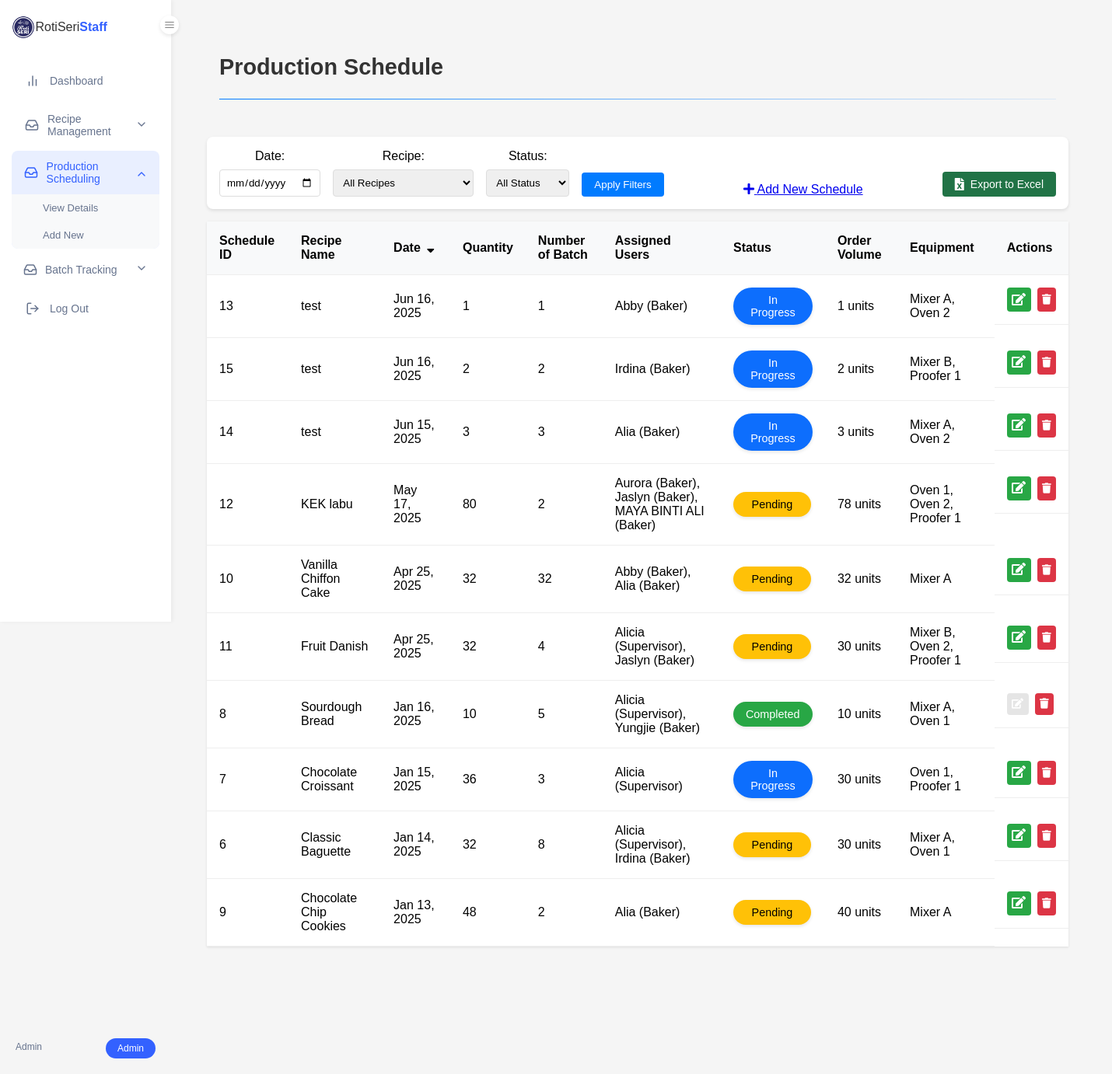
/view_schedules.php (signed in), run on the app's committed database.
### tables this page shows
CREATE TABLE `tbl_schedule` (
  `schedule_id` int(6) NOT NULL,
  `recipe_id` int(6) NOT NULL,
  `schedule_date` date NOT NULL,
  `schedule_quantityToProduce` int(6) NOT NULL,
  `schedule_orderVolumn` int(6) NOT NULL,
  `schedule_status` enum('Pending','In Progress','Completed','') NOT NULL DEFAULT 'Pending',
  `schedule_batchNum` int(3) NOT NULL
);

CREATE TABLE `tbl_recipe` (
  `recipe_id` int(6) NOT NULL,
  `recipe_name` varchar(100) NOT NULL,
  `recipe_category` varchar(100) NOT NULL,
  `recipe_batchSize` int(6) NOT NULL,
  `recipe_unitOfMeasure` varchar(50) NOT NULL,
  `recipe_instructions` text NOT NULL,
  `recipe_dateCreated` timestamp NOT NULL DEFAULT current_timestamp(),
  `recipe_dateUpdated` timestamp NOT NULL DEFAULT current_timestamp() ON UPDATE current_timestamp(),
  `image_path` varchar(255) DEFAULT NULL
);

### view_schedules.php (the view, shortened to what this page needs)
<?php
require_once 'config/db_connection.php';
$date_filter = $_GET['date'] ?? '';
$sort_by = $_GET['sort'] ?? 'schedule_date';
$sort_order = $_GET['order'] ?? 'DESC';
try {
    $query = "SELECT s.*, r.recipe_name,
              GROUP_CONCAT(DISTINCT CONCAT(u.user_fullName, ' (', u.user_role, ')') SEPARATOR ', ') as assigned_users,
              GROUP_CONCAT(DISTINCT e.equipment_name SEPARATOR ', ') as assigned_equipment
              FROM tbl_schedule s
              LEFT JOIN tbl_recipe r ON s.recipe_id = r.recipe_id
              LEFT JOIN tbl_schedule_assignments sa ON s.schedule_id = sa.schedule_id
              LEFT JOIN tbl_users u ON sa.user_id = u.user_id
              LEFT JOIN tbl_schedule_equipment se ON s.schedule_id = se.schedule_id
              LEFT JOIN tbl_equipments e ON se.equipment_id = e.equipment_id";
    $params = [];
    $query .= " GROUP BY s.schedule_id";
    $query .= " ORDER BY " . ($sort_by == 'schedule_orderVolumn' ? 's.schedule_orderVolumn' : "s.$sort_by") . " $sort_order";
    $stmt = $conn->prepare($query);
    $stmt->execute($params);
    $schedules = $stmt->fetchAll(PDO::FETCH_ASSOC);
} catch(PDOException $e) {
    $error_message = "Error: " . $e->getMessage();
}
function getSortLink($field, $current_sort, $current_order) {
    $new_order = ($current_sort === $field && $current_order === 'ASC') ? 'DESC' : 'ASC';
    $params = $_GET;
    $params['sort'] = $field;
    $params['order'] = $new_order;
    return '?' . http_build_query($params);
}
?>
<!DOCTYPE html>
<html lang="en">
<head>
    <link rel="stylesheet" href="css/style.css">
    <link rel="stylesheet" href="css/dashboard.css">
    <link rel="stylesheet" href="css/schedule.css">
    <link rel="stylesheet" href="https://cdnjs.cloudflare.com/ajax/libs/font-awesome/5.15.4/css/all.min.css">
</head>
<body>
    <?php include 'includes/dashboard_navigation.php'; ?>
    <main class="main-content">
        <div class="page-header">
            <h1>Production Schedule</h1>
            <div class="divider"></div>
        </div>
        <div class="schedule-container">
            <div class="filters">
                <form method="GET" class="filter-form">
                    <div class="filter-group">
                        <label>Date:</label>
                        <input type="date" name="date" value="<?php echo $date_filter; ?>">
                    </div>
                    <div class="filter-group">
                        <label>Recipe:</label>
                        <select name="recipe">
                            <option value="">All Recipes</option>
                        </select>
                    </div>
                    <div class="filter-group">
                        <label>Status:</label>
                        <select name="status">
                            <option value="">All Status</option>
                        </select>
                    </div>
                    <button type="submit" class="filter-btn">Apply Filters</button>
                </form>
                <?php if ($_SESSION['user_role'] !== 'Baker'): ?>
                    <a href="add_schedule.php" class="add-btn">
                        <i class="fas fa-plus"></i> Add New Schedule
                    </a>
                    <a href="export_schedules.php" class="export-btn">
                        <i class="fas fa-file-excel"></i> Export to Excel
                    </a>
                <?php endif; ?>
            </div>
            <div class="table-responsive">
                <table class="schedule-table">
                    <thead>
                        <tr>
                            <th>
                                <a href="<?php echo getSortLink('schedule_id', $sort_by, $sort_order); ?>" class="sort-link">
                                    Schedule ID
                                </a>
                            </th>
                            <th>
                                <a href="<?php echo getSortLink('recipe_name', $sort_by, $sort_order); ?>" class="sort-link">
                                    Recipe Name
                                </a>
                            </th>
                            <th>
                                <a href="<?php echo getSortLink('schedule_date', $sort_by, $sort_order); ?>" class="sort-link">
                                    Date
                                    <?php if ($sort_by === 'schedule_date'): ?>
                                        <i class="fas fa-sort-<?php echo $sort_order === 'ASC' ? 'up' : 'down'; ?>"></i>
                                    <?php endif; ?>
                                </a>
                            </th>
                            <th>Quantity</th>
                            <th>
                                <a href="<?php echo getSortLink('schedule_batchNum', $sort_by, $sort_order); ?>" class="sort-link">
                                    Number of Batch
                                </a>
                            </th>
                            <th>Assigned Users</th>
                            <th>
                                <a href="<?php echo getSortLink('schedule_status', $sort_by, $sort_order); ?>" class="sort-link">
                                    Status
                                </a>
                            </th>
                            <th>
                                <a href="<?php echo getSortLink('schedule_orderVolumn', $sort_by, $sort_order); ?>" class="sort-link">
                                    Order Volume
                                </a>
                            </th>
                            <th>Equipment</th>
                            <?php if ($_SESSION['user_role'] !== 'Baker'): ?>
                                <th>Actions</th>
                            <?php endif; ?>
                        </tr>
                    </thead>
                    <tbody>
                        <?php if (empty($schedules)): ?>
                            <tr>
                                <td colspan="8" class="no-records">No schedules found</td>
                            </tr>
                        <?php else: ?>
                            <?php foreach ($schedules as $schedule): ?>
                                <tr>
                                    <td><?php echo $schedule['schedule_id']; ?></td>
                                    <td><?php echo htmlspecialchars($schedule['recipe_name']); ?></td>
                                    <td><?php echo date('M d, Y', strtotime($schedule['schedule_date'])); ?></td>
                                    <td><?php echo $schedule['schedule_quantityToProduce']; ?></td>
                                    <td><?php echo $schedule['schedule_batchNum']; ?></td>
                                    <td><?php echo htmlspecialchars($schedule['assigned_users'] ?? 'No users assigned'); ?></td>
                                    <td>
                                        <span class="status-badge <?php echo strtolower(str_replace(' ', '-', $schedule['schedule_status'])); ?>">
                                            <?php echo $schedule['schedule_status']; ?>
                                        </span>
                                    </td>
                                    <td><?php echo htmlspecialchars($schedule['schedule_orderVolumn']) . " units"; ?></td>
                                    <td><?php echo htmlspecialchars($schedule['assigned_equipment'] ?? 'No equipment assigned'); ?></td>
                                    <?php if ($_SESSION['user_role'] !== 'Baker'): ?>
                                        <td class="actions">
                                            <?php if ($schedule['schedule_status'] !== 'Completed'): ?>
                                                <a href="edit_schedule.php?id=<?php echo $schedule['schedule_id']; ?>" class="btn edit-btn">
                                                    <i class="fas fa-edit"></i>
                                                </a>
                                            <?php else: ?>
                                                <button class="btn edit-btn" disabled style="opacity: 0.5; cursor: not-allowed;">
                                                    <i class="fas fa-edit"></i>
                                                </button>
                                            <?php endif; ?>
                                            <button class="delete-btn" onclick="deleteSchedule(<?php echo $schedule['schedule_id']; ?>)" title="Delete">
                                                <i class="fas fa-trash"></i>
                                            </button>
                                        </td>
                                    <?php endif; ?>
                                </tr>
                            <?php endforeach; ?>
                        <?php endif; ?>
                    </tbody>
                </table>
            </div>
        </div>
    </main>
</body>
</html>

### css/style.css (style rules this page uses)
* { margin: 0; padding: 0; box-sizing: border-box; font-family: Arial, sans-serif; }
body { background: linear-gradient(rgba(0, 0, 0, 0.6), rgba(0, 0, 0, 0.6)), url('../assets/images/banner.png'); background-size: cover; background-position: center; background-attachment: fixed; min-height: 100vh; color: white; display: flex; flex-direction: column; }
main { max-width: 1200px; margin: 8rem auto; text-align: center; padding: 0 1rem; flex: 1; }

### css/dashboard.css (style rules this page uses)
body { display: grid; grid-template-areas: "sidebar topbar" "sidebar main" "sidebar bottombar"; grid-template-columns: 250px 1fr; grid-template-rows: 50px 1fr auto; min-height: 100vh; background-color: white; position: relative; background-image: none; }
.main-content { grid-area: main; padding: 2rem 2rem 0 0; margin-top: 50px; margin-left: 0; width: calc(100% - 0px); transition: width 0.3s ease, margin-left 0.3s ease; padding-left: 0; display: block; }
.page-header { padding: 0 2rem; margin-bottom: 2rem; text-align: left; }
.page-header h1 { font-size: 1.8rem; color: #333; margin: 0; padding-bottom: 1rem; }
.divider { height: 1px; background: linear-gradient(to right, #007bff, rgba(0, 123, 255, 0.1)); margin-top: 0.5rem; width: 100%; align-self: flex-start; }
.edit-btn { background-color: #28a745; color: white; }
.delete-btn { background-color: #dc3545; color: white; }

### css/schedule.css (style rules this page uses)
.schedule-container { padding: 1rem; }
.filters { background: white; padding: 1rem; border-radius: 8px; box-shadow: 0 2px 4px rgba(0,0,0,0.1); margin-bottom: 1rem; display: flex; justify-content: space-between; align-items: flex-end; flex-wrap: wrap; gap: 1rem; }
.filter-form { display: flex; gap: 1rem; flex-wrap: wrap; align-items: flex-end; }
.filter-group { display: flex; flex-direction: column; gap: 0.5rem; }
.filter-group label { font-weight: 500; color: #000; }
.filter-group input, .filter-group select { padding: 0.5rem; border: 1px solid #ddd; border-radius: 4px; color: #000; }
.filter-btn { background: #007bff; color: white; border: none; border-radius: 4px; padding: 0.5rem 1rem; cursor: pointer; }
.schedule-table { width: 100%; border-collapse: collapse; background: white; box-shadow: 0 1px 3px rgba(0,0,0,0.1); color: #000; }
.schedule-table th, .schedule-table td { padding: 1rem; text-align: left; border-bottom: 1px solid #eee; color: #000; }
.schedule-table th { background: #f8f9fa; font-weight: 600; }
.sort-link { color: #000; text-decoration: none; display: flex; align-items: center; gap: 0.5rem; }
.status-badge { padding: 8px 16px; border-radius: 50px; font-size: 0.9rem; font-weight: 500; display: inline-block; text-align: center; min-width: 100px; box-shadow: 0 2px 4px rgba(0, 0, 0, 0.1); }
.status-badge.pending { background-color: #ffc107; color: #000; }
.status-badge.in-progress { background-color: #0d6efd; color: #fff; }
.status-badge.completed { background-color: #28a745; color: #fff; }
.actions { display: flex; gap: 0.5rem; }
.edit-btn, .delete-btn { padding: 0.4rem; border: none; border-radius: 4px; cursor: pointer; color: white; }
.edit-btn { background: #28a745; }
.delete-btn { background: #dc3545; }
.btn.edit-btn[disabled] { background-color: #cccccc; pointer-events: none; }
.export-btn { display: inline-flex; align-items: center; gap: 8px; padding: 8px 16px; background-color: #217346; color: white; border: none; border-radius: 4px; cursor: pointer; text-decoration: none; font-size: 14px; transition: background-color 0.3s; }
.export-btn i { font-size: 16px; }

### includes/dashboard_navigation.php (style rules this page uses)
* { margin: 0; padding: 0; box-sizing: border-box; font-family: Arial, sans-serif; }
body { display: flex; background-color: #f5f5f5; }
.main-content { flex: 1; margin-left: 220px; padding: 20px 30px; }

### data on the page
tbl_schedule: schedule_id "13", recipe.recipe_name "test", schedule_date "Jun 16, 2025", schedule_quantityToProduce "1", schedule_batchNum "1", assigned_users "Abby (Baker)", schedule_status "In Progress", schedule_orderVolumn "1", assigned_equipment "Mixer A, Oven 2"
tbl_schedule: schedule_id "15", recipe.recipe_name "test", schedule_date "Jun 16, 2025", schedule_quantityToProduce "2", schedule_batchNum "2", assigned_users "Irdina (Baker)", schedule_status "In Progress", schedule_orderVolumn "2", assigned_equipment "Mixer B, Proofer 1"
tbl_schedule: schedule_id "14", recipe.recipe_name "test", schedule_date "Jun 15, 2025", schedule_quantityToProduce "3", schedule_batchNum "3", assigned_users "Alia (Baker)", schedule_status "In Progress", schedule_orderVolumn "3", assigned_equipment "Mixer A, Oven 2"
tbl_schedule: schedule_id "12", recipe.recipe_name "KEK labu", schedule_date "May 17, 2025", schedule_quantityToProduce "80", schedule_batchNum "2", assigned_users "Aurora (Baker), Jaslyn (Baker), MAYA BINTI ALI (Baker)", schedule_status "Pending", schedule_orderVolumn "78", assigned_equipment "Oven 1, Oven 2, Proofer 1"
tbl_schedule: schedule_id "10", recipe.recipe_name "Vanilla Chiffon Cake", schedule_date "Apr 25, 2025", schedule_quantityToProduce "32", schedule_batchNum "32", assigned_users "Abby (Baker), Alia (Baker)", schedule_status "Pending", schedule_orderVolumn "32", assigned_equipment "Mixer A"
tbl_schedule: schedule_id "11", recipe.recipe_name "Fruit Danish", schedule_date "Apr 25, 2025", schedule_quantityToProduce "32", schedule_batchNum "4", assigned_users "Alicia (Supervisor), Jaslyn (Baker)", schedule_status "Pending", schedule_orderVolumn "30", assigned_equipment "Mixer B, Oven 2, Proofer 1"
tbl_schedule: schedule_id "8", recipe.recipe_name "Sourdough Bread", schedule_date "Jan 16, 2025", schedule_quantityToProduce "10", schedule_batchNum "5", assigned_users "Alicia (Supervisor), Yungjie (Baker)", schedule_status "Completed", schedule_orderVolumn "10", assigned_equipment "Mixer A, Oven 1"
tbl_schedule: schedule_id "7", recipe.recipe_name "Chocolate Croissant", schedule_date "Jan 15, 2025", schedule_quantityToProduce "36", schedule_batchNum "3", assigned_users "Alicia (Supervisor)", schedule_status "In Progress", schedule_orderVolumn "30", assigned_equipment "Oven 1, Proofer 1"
tbl_schedule: schedule_id "6", recipe.recipe_name "Classic Baguette", schedule_date "Jan 14, 2025", schedule_quantityToProduce "32", schedule_batchNum "8", assigned_users "Alicia (Supervisor), Irdina (Baker)", schedule_status "Pending", schedule_orderVolumn "30", assigned_equipment "Mixer A, Oven 1"
tbl_schedule: schedule_id "9", recipe.recipe_name "Chocolate Chip Cookies", schedule_date "Jan 13, 2025", schedule_quantityToProduce "48", schedule_batchNum "2", assigned_users "Alia (Baker)", schedule_status "Pending", schedule_orderVolumn "40", assigned_equipment "Mixer A"

### other printed values
$_SESSION['user_fullName'] "Admin"
$_SESSION['user_role'] "Admin"
